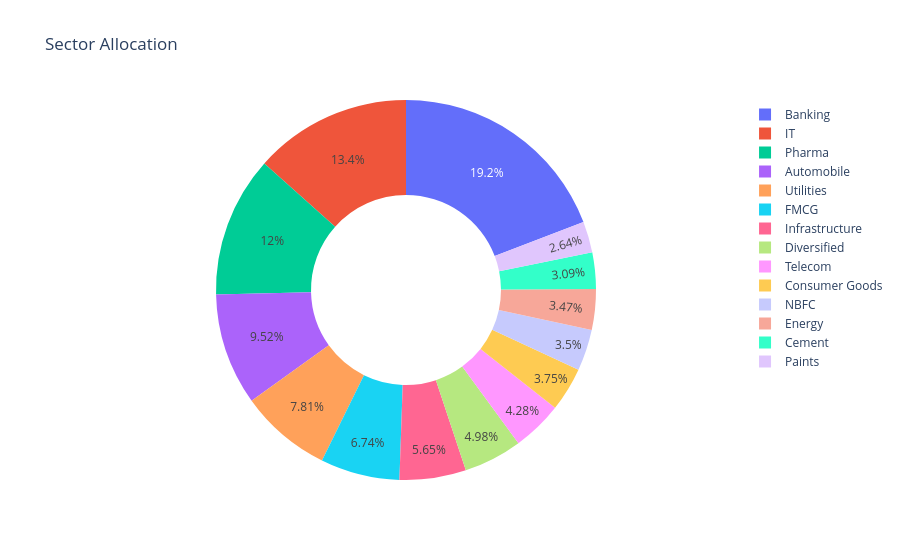

Write notebook code for a chart like this one.
### Markdown cell above
## Sector Allocation

### Code cell
sector = (
    holdings
    .groupby("sector")["weight_pct"]
    .sum()
    .reset_index()
)

fig = px.pie(
    sector,
    names="sector",
    values="weight_pct",
    hole=0.5,
    title="Sector Allocation"
)

fig.write_image(
    "../reports/charts/sector_allocation.png"
)

fig.show()

### Figure 1 — Plotly figure (JSON) as saved in the notebook; plotly's stock layout.template omitted (floating-point values rounded to 4 significant figures)
{"data": [{"domain": {"x": [0, 1], "y": [0, 1]}, "hole": 0.5, "hovertemplate": "sector=%{label}<br>weight_pct=%{value}<extra></extra>", "labels": ["Automobile", "Banking", "Cement", "Consumer Goods", "Diversified", "Energy", "FMCG", "IT", "Infrastructure", "NBFC", "Paints", "Pharma", "Telecom", "Utilities"], "legendgroup": "", "name": "", "showlegend": true, "type": "pie", "values": [323.6, 652.3, 105.0, 127.6, 169.2, 117.9, 229.1, 455.5, 192.2, 119.1, 89.86, 407.4, 145.6, 265.5]}], "layout": {"legend": {"tracegroupgap": 0}, "title": {"text": "Sector Allocation"}}}
